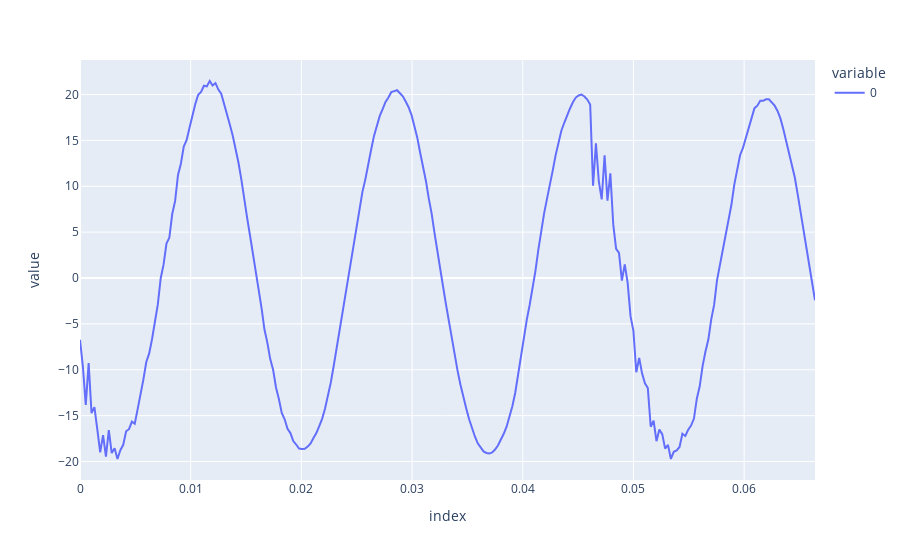

Here is the notebook cell this chart was saved with:
### Code cell
import plotly.express as px
import pandas as pd
from utils_tesis import signalload

signals = signalload.CSV_pandas()
# signals.relay_list()
signal, t, _ = signals.load_data("I: X0004A-R2A")
df = pd.DataFrame(signal, t)
px.line(df)

### Figure 1 — Plotly figure (JSON) as saved in the notebook; plotly's stock layout.template omitted (floating-point values rounded to 4 significant figures; data arrays with more than 128 entries replaced by an {"elided": "..."} marker saying what was removed)
{"data": [{"hovertemplate": "variable=0<br>index=%{x}<br>value=%{y}<extra></extra>", "legendgroup": "0", "line": {"color": "#636efa", "dash": "solid"}, "marker": {"symbol": "circle"}, "mode": "lines", "name": "0", "orientation": "v", "showlegend": true, "type": "scatter", "x": {"elided": "256 float values"}, "xaxis": "x", "y": {"elided": "256 float values"}, "yaxis": "y"}], "layout": {"legend": {"title": {"text": "variable"}, "tracegroupgap": 0}, "margin": {"t": 60}, "xaxis": {"anchor": "y", "domain": [0, 1], "title": {"text": "index"}}, "yaxis": {"anchor": "x", "domain": [0, 1], "title": {"text": "value"}}}}
